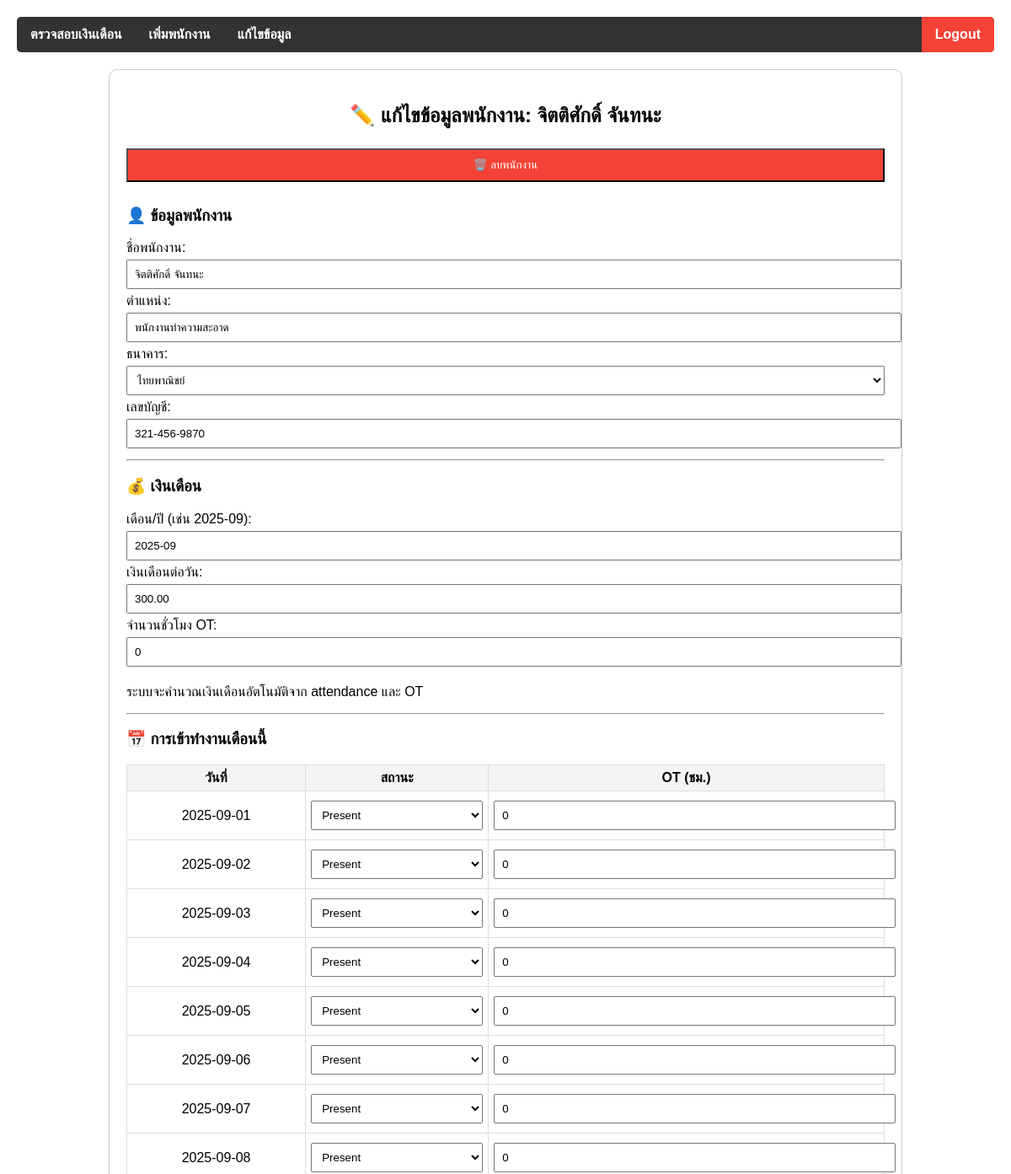
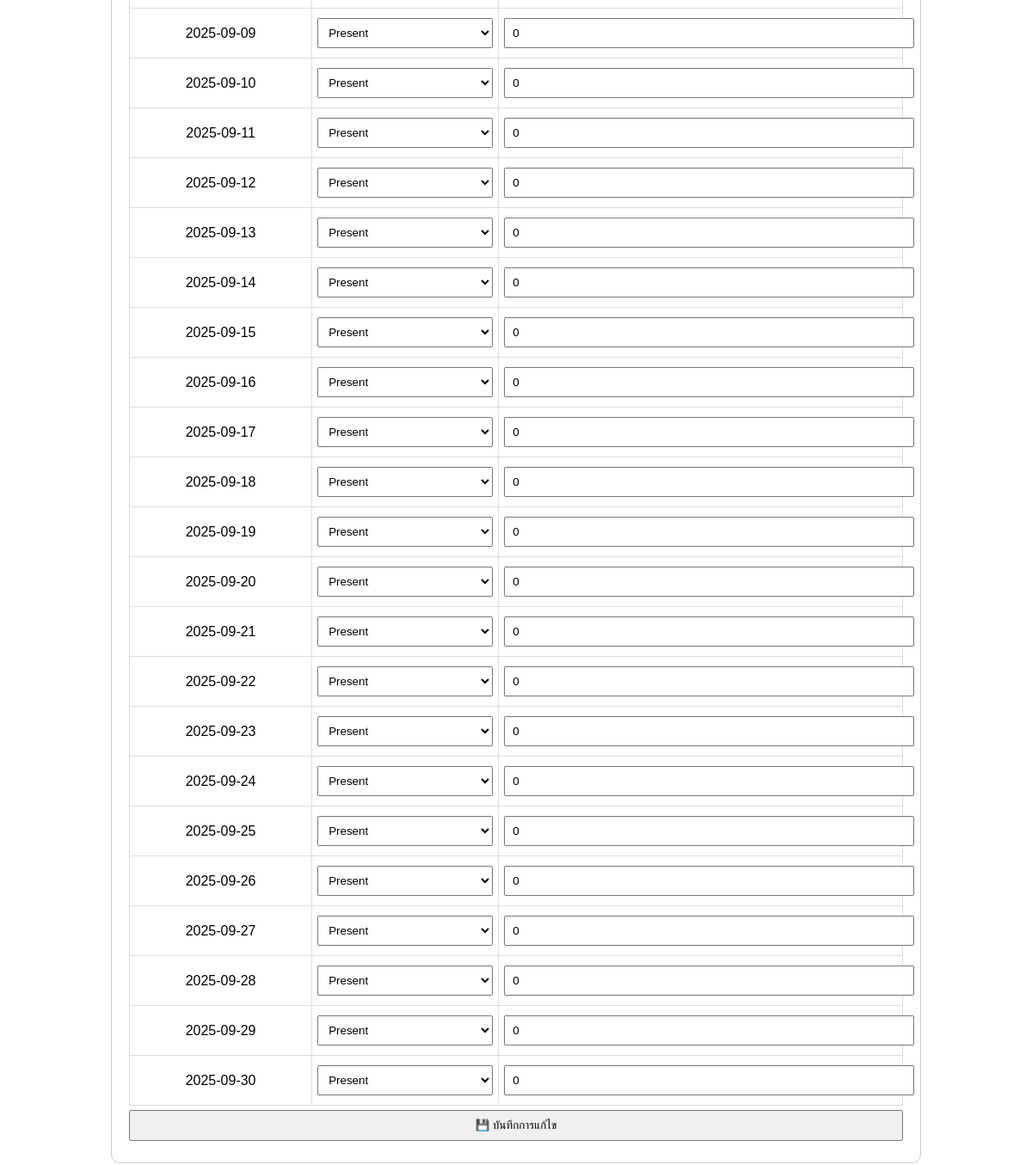
The app's page /edit_employee.php?emp_id=66143515 (signed in) with its own data (2 pictures, top to bottom).
### tables this page shows
CREATE TABLE `employees` (
  `emp_id` int(11) NOT NULL,
  `emp_name` varchar(100) NOT NULL,
  `position` varchar(50) DEFAULT NULL,
  `bank_account` varchar(50) DEFAULT NULL,
  `bank_name` varchar(50) DEFAULT NULL,
  `salary_per_day` decimal(10,2) NOT NULL DEFAULT 500.00
);

CREATE TABLE `salaries` (
  `salary_id` int(11) NOT NULL,
  `emp_id` int(11) DEFAULT NULL,
  `month_year` varchar(7) DEFAULT NULL,
  `base_salary` decimal(10,2) DEFAULT NULL,
  `ot_pay` decimal(10,2) DEFAULT NULL,
  `deductions` decimal(10,2) DEFAULT NULL,
  `net_salary` decimal(10,2) DEFAULT NULL
);

### edit_employee.php (the view, shortened to what this page needs)
<?php
include 'db.php';
$emp_id=intval($_GET['emp_id']);
$emp_sql="SELECT * FROM employees WHERE emp_id=$emp_id";
$emp_result=$conn->query($emp_sql);
$emp=$emp_result->fetch_assoc();
$sal_sql="SELECT * FROM salaries WHERE emp_id=$emp_id ORDER BY salary_id DESC LIMIT 1";
$sal_result=$conn->query($sal_sql);
if($sal_result->num_rows>0){
    $sal=$sal_result->fetch_assoc();
}else{
    $sal=['month_year'=>date('Y-m'),'base_salary'=>0,'ot_pay'=>0,'deductions'=>0,'net_salary'=>0];
}
$att_sql="SELECT * FROM attendance WHERE emp_id=$emp_id AND MONTH(work_date)=MONTH(CURDATE()) ORDER BY work_date";
$att_result=$conn->query($att_sql);
$attendance=[];
while($att=$att_result->fetch_assoc()){
    $attendance[$att['work_date']] = [
        'status' => $att['status'],
        'ot' => $att['ot'] ?? 0
    ];
}
$year=date('Y');
$month=date('m');
$days_in_month=date('t',strtotime("$year-$month-01"));
?>
<!DOCTYPE html>
<html lang="th">
<head>
</head>
<body>
<div class="navbar">
    <a href="salary_check.php">ตรวจสอบเงินเดือน</a>
    <a href="add_employee.php">เพิ่มพนักงาน</a>
    <a href="employee_list.php">แก้ไขข้อมูล</a>
    <a href="logout.php" style="float:right; background:#f44336;">Logout</a>
</div>
<div class="box">
<h2>✏️ แก้ไขข้อมูลพนักงาน: <?php echo htmlspecialchars($emp['emp_name']); ?></h2>
<form method="post" onsubmit="return confirm('คุณแน่ใจว่าจะลบพนักงานนี้? ข้อมูลทั้งหมดจะหาย');">
    <button type="submit" name="delete" class="delete">🗑️ ลบพนักงาน</button>
</form>
<form method="post">
<h3>👤 ข้อมูลพนักงาน</h3>
<label>ชื่อพนักงาน:</label>
<input type="text" name="emp_name" value="<?php echo htmlspecialchars($emp['emp_name']); ?>" required>
<label>ตำแหน่ง:</label>
<input type="text" name="position" value="<?php echo htmlspecialchars($emp['position']); ?>" required>
<label>ธนาคาร:</label>
<select name="bank_name" required>
<?php
$banks=['กสิกรไทย','ไทยพาณิชย์','กรุงไทย','กรุงเทพ','ทหารไทย'];
foreach($banks as $b){
    $sel=$b==$emp['bank_name']?'selected':'';
    echo "<option value='$b' $sel>$b</option>";
}
?>
</select>
<label>เลขบัญชี:</label>
<input type="text" name="bank_account" value="<?php echo htmlspecialchars($emp['bank_account']); ?>" required>
<hr>
<h3>💰 เงินเดือน</h3>
<label>เดือน/ปี (เช่น 2025-09):</label>
<input type="text" name="month_year" value="<?php echo $sal['month_year']; ?>" required>
<label>เงินเดือนต่อวัน:</label>
<input type="number" name="salary_per_day" value="<?php echo htmlspecialchars($emp['salary_per_day']); ?>" required step="0.01">
<label>จำนวนชั่วโมง OT:</label>
<input type="number" name="ot_hours" value="<?php echo $sal['ot_pay']/100; ?>" step="0.1" required>
<p>ระบบจะคำนวณเงินเดือนอัตโนมัติจาก attendance และ OT</p>
<hr>
<h3>📅 การเข้าทำงานเดือนนี้</h3>
<table>
<tr><th>วันที่</th><th>สถานะ</th><th>OT (ชม.)</th></tr>
<?php
for($d=1;$d<=$days_in_month;$d++){
    $day_str=sprintf('%02d',$d);
    $date="$year-$month-$day_str";
    $status=$attendance[$date]['status']??'Present';
    $ot=$attendance[$date]['ot']??0;
    echo "<tr>
            <td>$date</td>
            <td>
                <select name='attendance[$date][status]'>
                    <option value='Present' ".($status=='Present'?'selected':'').">Present</option>
                    <option value='Late' ".($status=='Late'?'selected':'').">Late</option>
                    <option value='Absent' ".($status=='Absent'?'selected':'').">Absent</option>
                    <option value='Leave' ".($status=='Leave'?'selected':'').">Leave</option>
                </select>
            </td>
            <td>
                <input type='number' name='attendance[$date][ot]' value='$ot' step='0.1' min='0'>
            </td>
          </tr>";
}
?>
</table>
<button type="submit">💾 บันทึกการแก้ไข</button>
</form>
</div>
</body>
</html>

### edit_employee.php (style rules this page uses)
body { font-family:Tahoma,sans-serif;margin:20px; }
.navbar { background:#333;overflow:hidden;border-radius:5px;margin-bottom:20px; }
.navbar a { float:left;display:block;color:#fff;padding:12px 16px;text-decoration:none;font-weight:bold; }
.box { max-width:900px;margin:auto;padding:20px;border:1px solid #ccc;border-radius:10px; }
input,select,button { padding:8px;width:100%;margin:5px 0; }
h2 { text-align:center; }
table { width:100%;border-collapse:collapse;margin-top:10px; }
th,td { border:1px solid #ddd;padding:6px;text-align:center; }
th { background:#f4f4f4; }
button.delete { background:#f44336;color:white;padding:10px;width:100%;margin-bottom:10px; }

### records on screen
employees: emp_name "จิตติศักดิ์ จันทนะ", position "พนักงานทำความสะอาด", bank_account "321-456-9870", salary_per_day "300.00"
salaries: month_year "2025-09", ot_hours "0"

### other values on screen
$date "2025-09-01"
$date "2025-09-02"
$date "2025-09-03"
$date "2025-09-04"
$date "2025-09-05"
$date "2025-09-06"
$date "2025-09-07"
$date "2025-09-08"
$date "2025-09-09"
$date "2025-09-10"
$date "2025-09-11"
$date "2025-09-12"
$date "2025-09-13"
$date "2025-09-14"
$date "2025-09-15"
